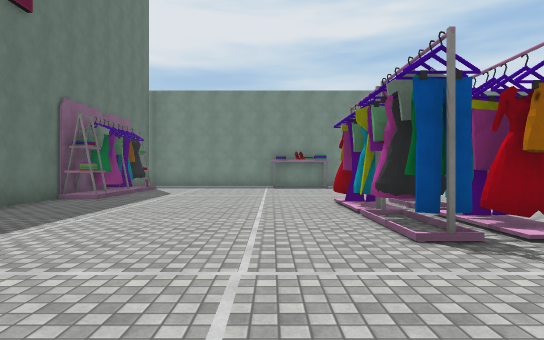
[1] (above)

24 first-person views from a walk through a 3-D level made in the Unity game engine. The camera is 1.4 m above the floor, looks level and sees 75° across. The floor is counted in squares, 2 m on a side. Each view is taken from the middle of a square. On the plan, view 1 faces up. The plan holds only what a view shows up to about 11 squares ahead; the rest is blank. The place goes on beyond the plan. The player character is not drawn. Some animated figures are not drawn. Some surface patterns are stand-ins.

[2]
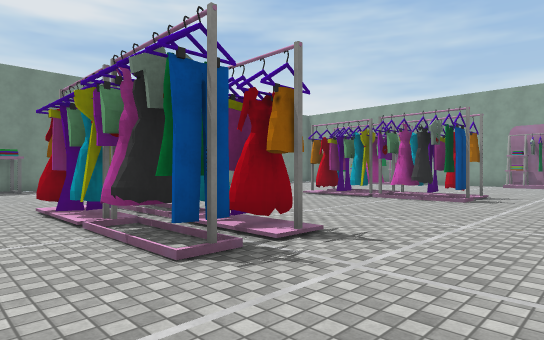

[3]
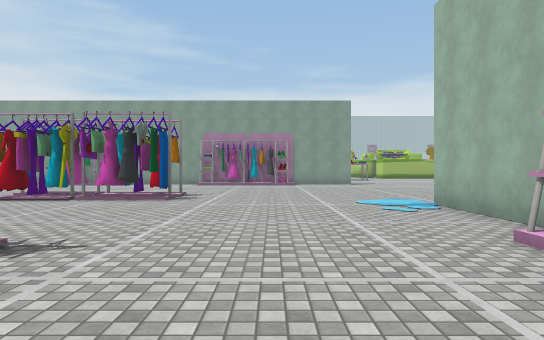

[4]
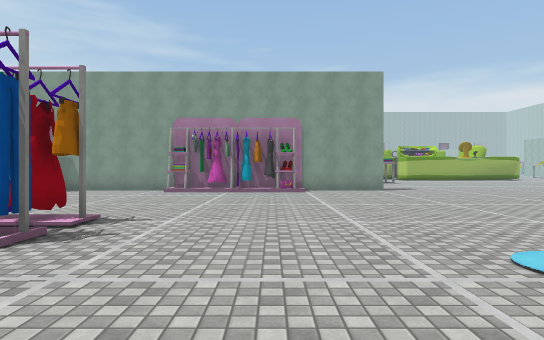

[5]
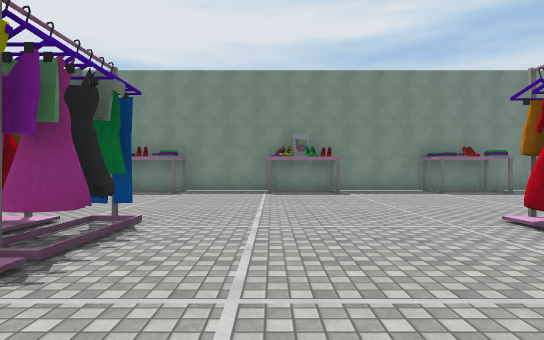

[6]
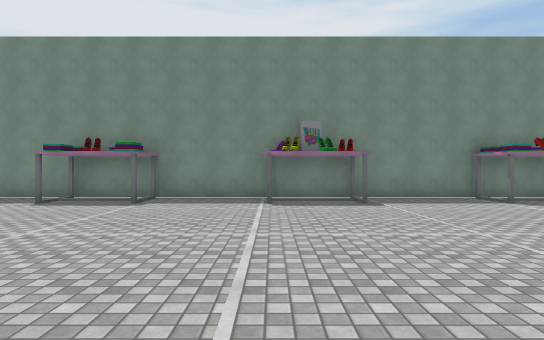

[7]
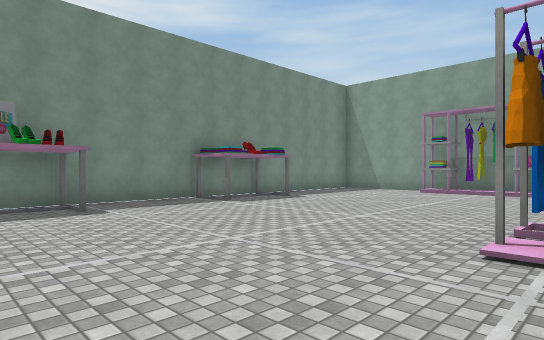

[8]
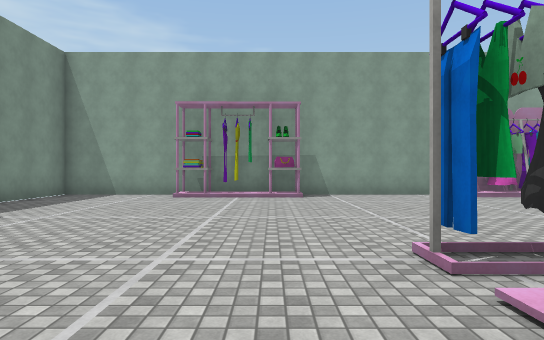

[9]
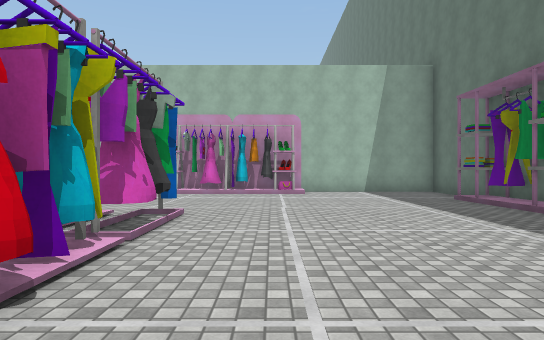

[10]
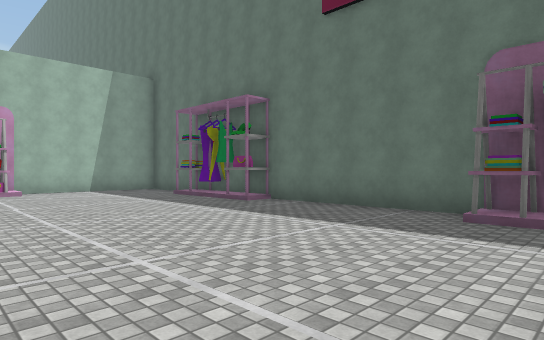

[11]
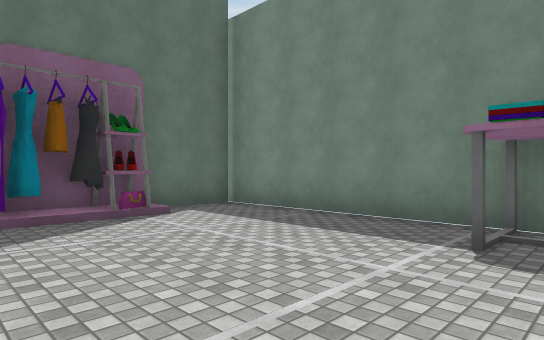

[12]
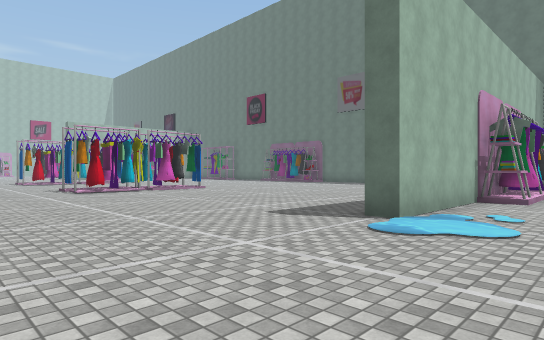

[13]
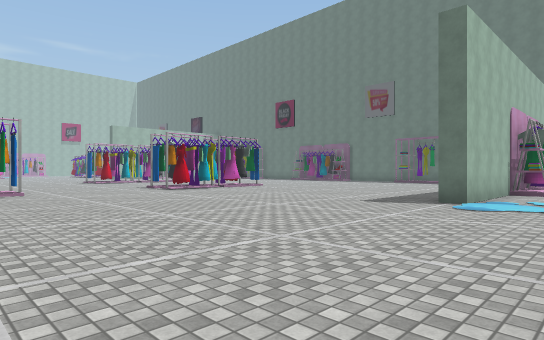

[14]
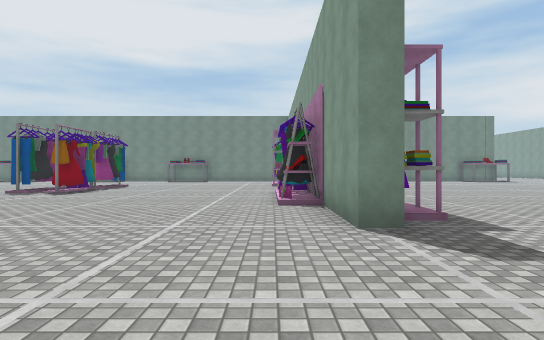

[15]
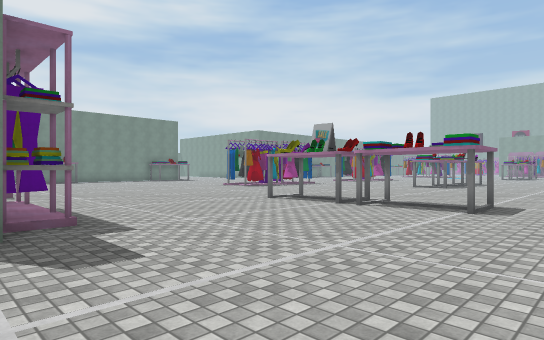

[16]
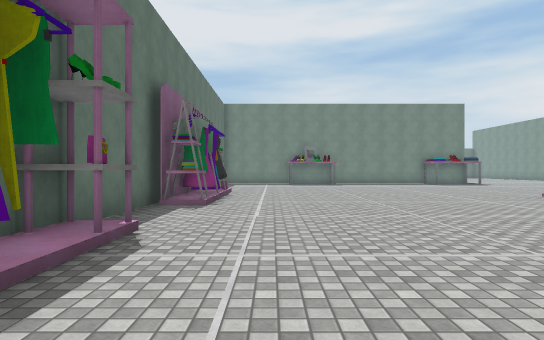

[17]
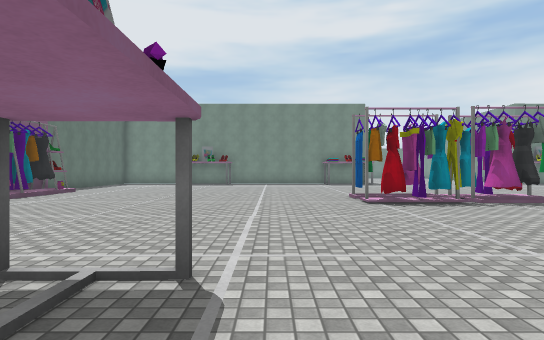

[18]
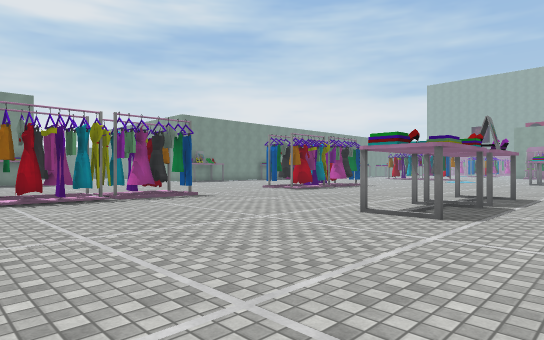

[19]
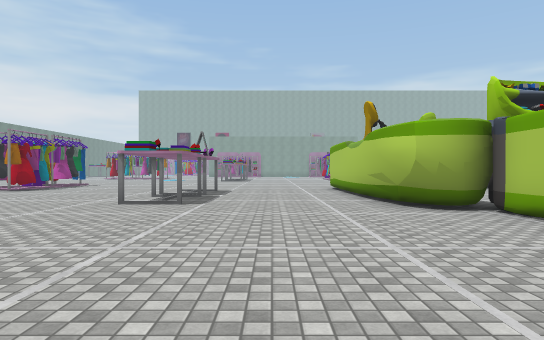

[20]
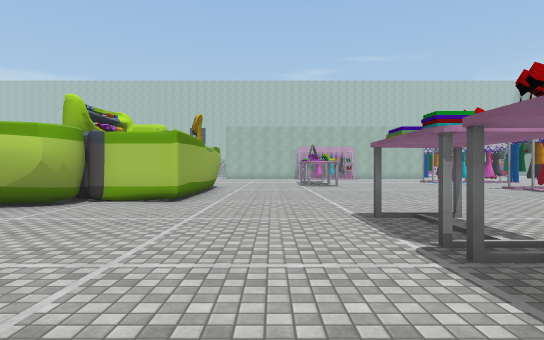

[21]
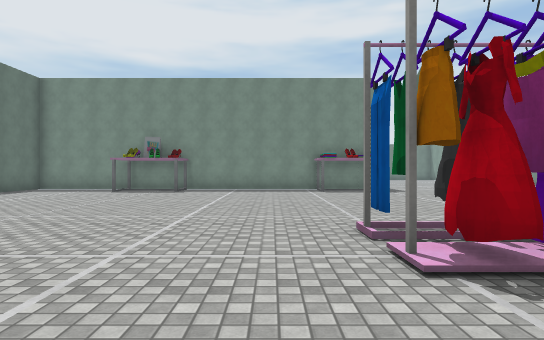

[22]
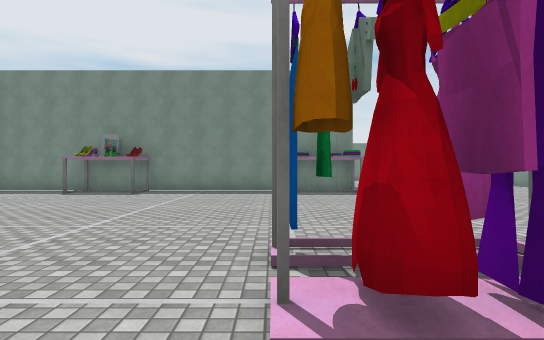

[23]
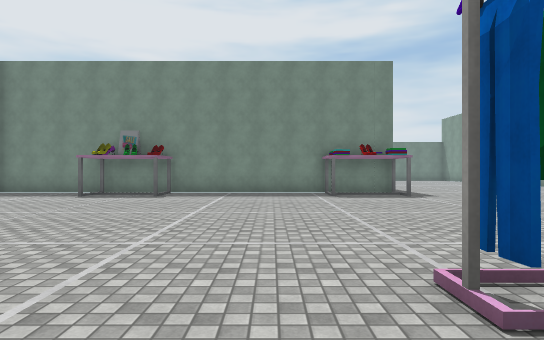

[24]
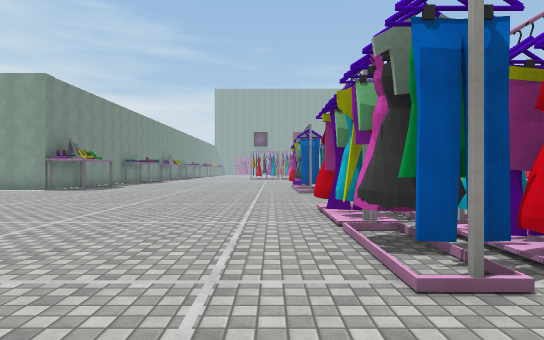

### Floor plan
Points are (right, up) in squares from view 1. A wall is a line through its corners. A room is listed if a view was taken in it or the views show most of it. See-through windows are left out.
Room 1 (views 1, 2, 3, 4, 5, 6, 7, 8, 9, 10, 11, 12, 13, 14, 15, 16, 17, 18, 19, 20, 21, 22, 23, 24)
walls: (17.6, 3.5) (17.6, 1.4); (17, 4.5) (17, 14.9) (14.6, 14.9); (17.5, -2.8) (17, -2.8) (17, 0); (3.9, -2.3) (6.5, -2.3); (12.8, 14.9) (-5.1, 14.9) (-5.1, 12.9); (29.9, -6.9) (30.4, -6.5); (30, -7.2) (30, -7); (30.3, -6.8) (31, -6.4); (29.9, -7.5) (30.2, -6.9); (29.9, -7.5) (30.2, -6.7); (30.1, -7.6) (29.9, -7) (30.3, -6.5) (30.8, -6.3) (35, -6.2); (30.8, -6.4) (32.2, -6.2); (-2.4, -2.3) (-0.9, -2.3); (28, -11) (28, -7.7) (30.1, -7.7); (29.8, 14.9) (17.6, 14.9); (-5.1, 2.6) (-5.1, -2); (-5.1, 8.5) (-5.1, 4.5)
low walls: (29.9, -7) (31.1, -6.6); (29.9, -7.5) (30.3, -6.8)
objects: shelf (-5, 1); shelf (-5, 3) to (-5, 4); shelf (-5, 9); shelf (-5, 12); shelf (0, -2) to (1, -2); shelf (0, 15); shelf (2, -2) to (3, -2); shelf (2, 4) to (2, 5); shelf (2, 6) to (2, 7); shelf (2, 13); shelf (2, 15); shelf (3, 4) to (3, 5); shelf (3, 6) to (3, 7); shelf (7, 15); shelf (8, 4) to (9, 5); shelf (8, 6) to (9, 7); shelf (10, 4) to (10, 5); shelf (10, 6) to (10, 7); shelf (10, 15); shelf (12, 13); shelf (12, 15); shelf (13, -12); shelf (16, 1) to (17, 1); shelf (16, 9); shelf (16, 11); shelf (17, 4); shelf (18, -2); shelf (18, 0) to (18, 1); shelf (18, 4) to (18, 5); shelf (18, 6) to (18, 8); shelf (23, 15); shelf (24, -3); shelf (24, -1); shelf (27, 6) to (28, 6); shelf (28, 5) to (29, 5); shelf (28, 15); shelf (30, 5) to (31, 5); shelf (30, 6) to (31, 6); shelf (31, -2); shelf (34, -2) to (34, -1); shelf (36, -2) to (36, -1); shelf (36, 6)

Where each view was taken, in squares from view 1:
view 1: 0 up, 0 right, facing up
view 2: 1 up, 0 right, facing up-right
view 3: 1 up, 0 right, facing right
view 4: 1 up, 5 right, facing right
view 5: 3 up, 5 right, facing up
view 6: 6 up, 5 right, facing up
view 7: 7 up, 5 right, facing up-right
view 8: 9 up, 7 right, facing right
view 9: 9 up, 0 right, facing down
view 10: 10 up, 1 right, facing down-left
view 11: 10 up, 1 right, facing up-left
view 12: 0 up, 12 right, facing down-left
view 13: 0 up, 15 right, facing down-left
view 14: 7 down, 16 right, facing up
view 15: 7 down, 17 right, facing up-right
view 16: 3 down, 20 right, facing up
view 17: 3 down, 25 right, facing up
view 18: 4 down, 26 right, facing up-right
view 19: 4 down, 24 right, facing right
view 20: 0 up, 26 right, facing down
view 21: 2 up, 26 right, facing up
view 22: 3 up, 27 right, facing up
view 23: 4 up, 26 right, facing up
view 24: 7 up, 25 right, facing right
